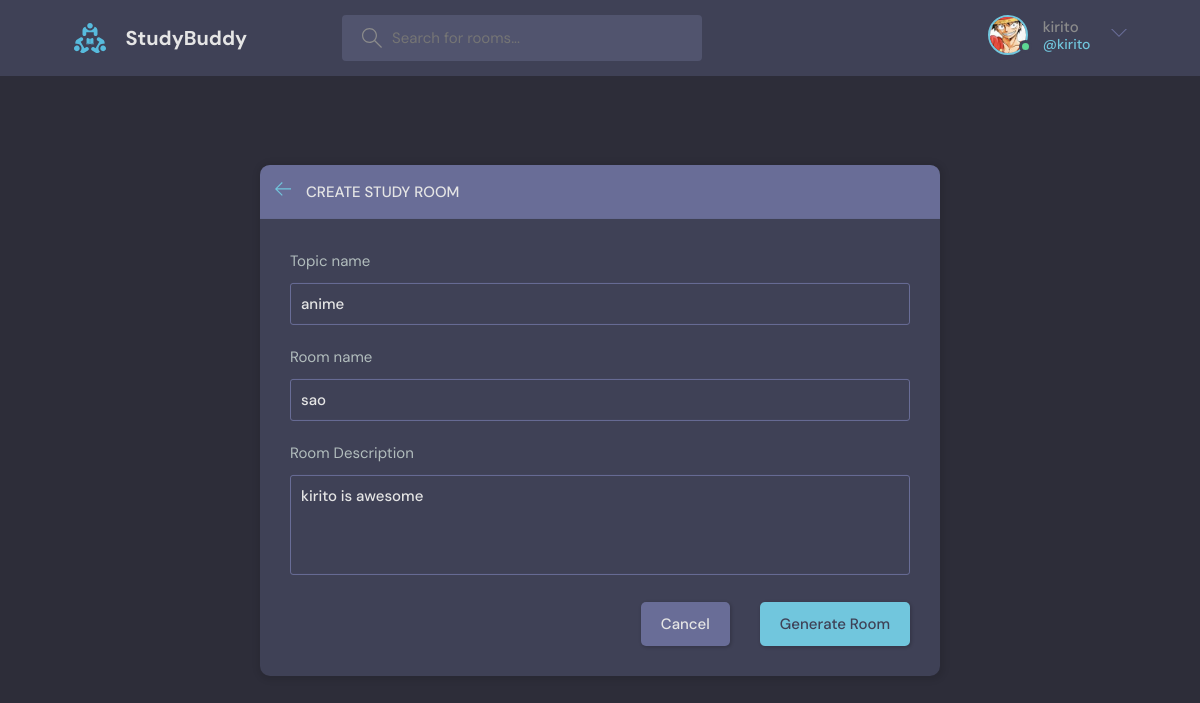
/update-room/2 (signed in), run on the app's committed database.
### base/models.py (models this page shows, shortened)
class User(AbstractUser):
   name= models.CharField(max_length=200,null=True)
   email= models.EmailField(unique=True,null=True)
   bio= models.TextField(null=True)
   avatar = models.ImageField(null=True,default='avatar.svg')
   USERNAME_FIELD = 'email'
   REQUIRED_FIELDS = []

class Room(models.Model):
    host = models.ForeignKey(User,on_delete=models.SET_NULL,null=True)
    topic = models.ForeignKey(Topic,on_delete=models.SET_NULL,null=True)
    name=models.CharField(max_length=100)
    description=models.TextField(max_length=100,null=True,blank=True)
    participants = models.ManyToManyField(User,related_name='participants',blank=True)
    updated = models.DateTimeField(auto_now=True)
    created = models.DateTimeField(auto_now_add=True)
    class Meta:
        ordering=['-updated','-created']

class Topic(models.Model):
    name= models.CharField(max_length=200)

### base/views.py (the view, shortened to what this page needs)
# urls.py: path('update-room/<str:pk>',views.updateroom,name='update-room'),
@login_required(login_url='/login')
def updateroom(request,pk):
    room = Room.objects.get(id=pk)
    form = RoomForm(instance=room)
    topics = Topic.objects.all()
    if request.user != room.host:
        return HttpResponse('You are not allowed here')
    context ={'form':form,'topics':topics,'room':room}
    return render(request,'base/room_form.html',context)

### base/forms.py
class RoomForm(ModelForm):
    class Meta:
        model = Room
        fields = '__all__'
        exclude = ['host','participants',]

### base/templates/base/room_form.html (shortened to what this page needs)
{% extends 'main.html'%}
{%block content%}
<main class="create-room layout">
  <div class="container">
    <div class="layout__box">
      <div class="layout__boxHeader">
        <div class="layout__boxTitle">
          <a href="{url 'home'}">
            <svg version="1.1" xmlns="http://www.w3.org/2000/svg" width="32" height="32" viewBox="0 0 32 32">
              <title>arrow-left</title>
              <path
                d="M13.723 2.286l-13.723 13.714 13.719 13.714 1.616-1.611-10.96-10.96h27.625v-2.286h-27.625l10.965-10.965-1.616-1.607z">
              </path>
            </svg>
          </a>
          <h3>Create Study Room</h3>
        </div>
      </div>
      <div class="layout__body">
        <form class="form" action="" method="post">
          <div class="form__group">
            <label for="">Topic name</label>
            <input type="text" name="topic" id="" list="topic-list" value="{{room.topic.name}}" />
          </div>
          <div class="form__group">
            <label for="room_name">Room name</label>
            {{form.name}}
          </div>
          <div class="form__group">
            <label for="room_description">Room Description</label>
            {{form.description}}
          </div>
          <div class="form__action">
            <a class="btn btn--dark" href="{%url 'home'%}">Cancel</a>
            <button class="btn btn--main" type="submit">Generate Room</button>
          </div>
        </form>
      </div>
    </div>
  </div>
</main>
{%endblock%}

### templates/navbar.html (shortened to what this page needs)
{%load static%}
<header class="header header--loggedIn">
    <div class="container">
        <a href="{%url 'home'%}" class="header__logo">
            <img src="{%static 'images/logo.svg'%}" />
            <h1>StudyBuddy</h1>
        </a>
        <form class="header__search" method="get" action="{%url 'home'%}">
            <label>
                <input placeholder="Search for rooms..." type="text" name="q" />
            </label>
        </form>
        <nav class="header__menu">
            {%if request.user.is_authenticated%}
            <div class="header__user">
                <a href="{% url 'user-profile' request.user.id%}">
                    <div class="avatar avatar--medium active">
                        <img src="{{request.user.avatar.url}}" />
                    </div>
                    <p>{{request.user.username}} <span>@{{request.user.username}}</span></p>
                </a>
                <button class="dropdown-button">
                    <svg version="1.1" xmlns="http://www.w3.org/2000/svg" width="32" height="32" viewBox="0 0 32 32">
                        <title>chevron-down</title>
                        <path d="M16 21l-13-13h-3l16 16 16-16h-3l-13 13z"></path>
                    </svg>
                </button>
            </div>
            {%else%}
            <a href="{%url 'login'%}">
                <img src="{%static 'images/avatar.svg'%}" />
                <p>Login</p>
            </a>
            {%endif%}
        </nav>
    </div>
</header>

### data on the page
User: user.avatar (picture), user.username "kirito"
Room: topic "anime", name "sao", description "kirito is awesome"
